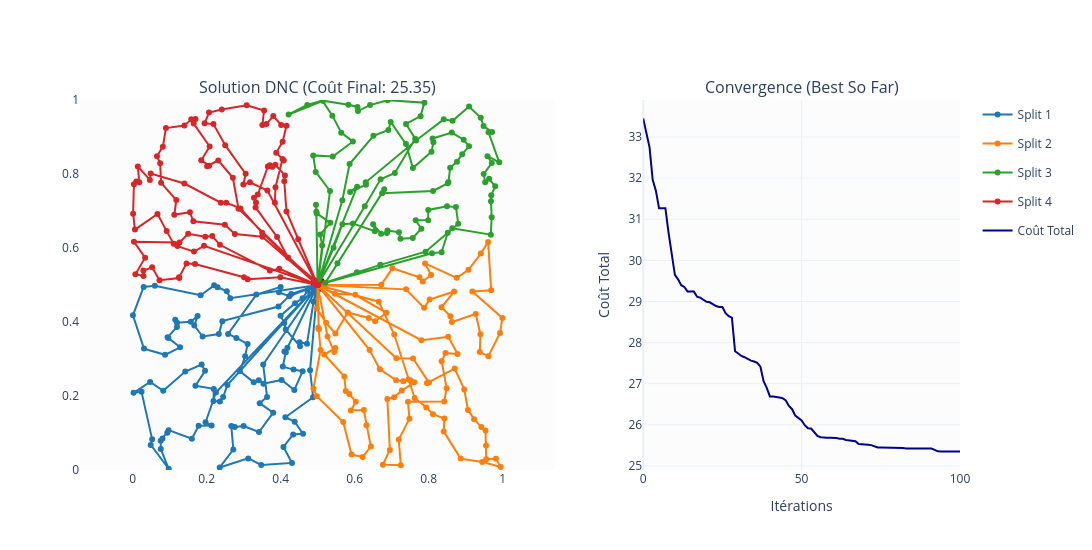
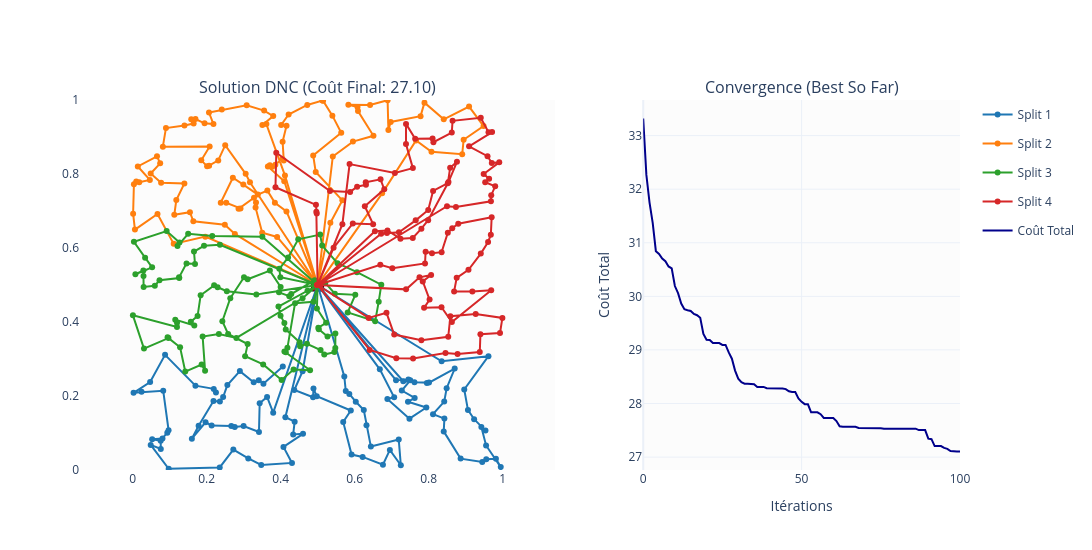

Notebook code cell kept with these figures, in order:
### Code cell
print(f"Lancement de l'inférence (Split en {opts.dnc_n_splits} sous-problèmes)...")
    
# On appelle la méthode solve que nous avons ajoutée à la classe DNC
# T=100 ou 200 itérations de PPO pour raffiner la solution
agent_ppo = PPO(global_problem, opts)
agent_ppo.eval()
agent_ppo.load(opts.load_path)
hgss = HGSSolver(global_problem, time_limit=20)

beam_divider = Divider(global_problem, opts)
agent_dnc_only = DNC(global_problem, opts, beam_divider)
agent_dnc_only.load(opts.load_path)
ppo_total_cost = 0.0
dnc_total_cost = 0.0
dnc_nn_total_cost = 0.0
hgss_total_cost = 0.0

    
out = agent_ppo.rollout(batch=batch,problem=global_problem, T=opts.T_max, val_m=opts.val_m, stall_limit=opts.stall_limit, show_bar=not opts.no_progress_bar, record=True)   # PPO
ppo_res = out[0]
results, rollout_output = agent_dnc_only.solve(batch=batch, T=opts.T_max, val_m=opts.val_m, stall_limit=opts.stall_limit, show_bar=not opts.no_progress_bar)                # DNC avec Divider classique
results_nn, rollout_output_nn = agent.solve(batch=batch, T=opts.T_max, val_m=opts.val_m, stall_limit=opts.stall_limit, show_bar=not opts.no_progress_bar)                   # DNC avec Divider neuronal
hgss_results = np.array(hgss(batch))                                                                                                                                        # HGSS

ppo_total_cost += ppo_res.sum().item()
dnc_total_cost += results['total_cost'].sum().item()
dnc_nn_total_cost += results_nn['total_cost'].sum().item()
hgss_total_cost += np.sum(hgss_results)

dnc_mean_cost = dnc_total_cost / 8
dnc_nn_mean_cost = dnc_nn_total_cost / 8
hgss_mean_cost = hgss_total_cost / 8
ppo_mean_cost = ppo_total_cost / 8
    

# ==========================================
# 5. RÉSULTATS & VISUALISATION
# ==========================================
print(f" Mean cost DNC : {dnc_mean_cost:.4f}")
print(f" Mean cost DNC with NN divider : {dnc_nn_mean_cost:.4f}")
print(f" Mean cost PPO : {ppo_mean_cost:.4f}")
print(f" Mean cost HGSS : {hgss_mean_cost:.4f}")
print(f'Gap : {((dnc_mean_cost - hgss_mean_cost) / hgss_mean_cost) * 100:.2f}%')
# Visualisation
plot_dnc(batch, results, rollout_output, n_splits=opts.dnc_n_splits, idx=0)
plot_dnc(batch, results_nn, rollout_output_nn, n_splits=opts.dnc_n_splits, idx=0)

### Figure 1 — Plotly figure (JSON) as saved in the notebook; plotly's stock layout.template omitted (floating-point values rounded to 4 significant figures; data arrays with more than 128 entries replaced by an {"elided": "..."} marker saying what was removed)
{"data": [{"hoverinfo": "skip", "marker": {"color": "lightgray", "size": 4}, "mode": "markers", "name": "Clients", "showlegend": false, "type": "scatter", "x": {"elided": "599 float values"}, "xaxis": "x", "y": {"elided": "599 float values"}, "yaxis": "y"}, {"hoverinfo": "name", "marker": {"color": "red", "line": {"color": "black", "width": 1}, "size": 12, "symbol": "square"}, "mode": "markers", "name": "Dépôt", "showlegend": false, "type": "scatter", "x": [0.5], "xaxis": "x", "y": [0.5], "yaxis": "y"}, {"connectgaps": false, "hovertemplate": "<b>Split 1</b><br>Client: %{text}<extra></extra>", "legendgroup": "Split 1", "line": {"color": "#1f77b4", "width": 2}, "marker": {"color": "#1f77b4", "size": 6}, "mode": "lines+markers", "name": "Split 1", "text": {"elided": "150 str values"}, "type": "scatter", "x": {"elided": "150 float values"}, "xaxis": "x", "y": {"elided": "150 float values"}, "yaxis": "y"}, {"connectgaps": false, "hovertemplate": "<b>Split 2</b><br>Client: %{text}<extra></extra>", "legendgroup": "Split 2", "line": {"color": "#ff7f0e", "width": 2}, "marker": {"color": "#ff7f0e", "size": 6}, "mode": "lines+markers", "name": "Split 2", "text": {"elided": "150 str values"}, "type": "scatter", "x": {"elided": "150 float values"}, "xaxis": "x", "y": {"elided": "150 float values"}, "yaxis": "y"}, {"connectgaps": false, "hovertemplate": "<b>Split 3</b><br>Client: %{text}<extra></extra>", "legendgroup": "Split 3", "line": {"color": "#2ca02c", "width": 2}, "marker": {"color": "#2ca02c", "size": 6}, "mode": "lines+markers", "name": "Split 3", "text": {"elided": "150 str values"}, "type": "scatter", "x": {"elided": "150 float values"}, "xaxis": "x", "y": {"elided": "150 float values"}, "yaxis": "y"}, {"connectgaps": false, "hovertemplate": "<b>Split 4</b><br>Client: %{text}<extra></extra>", "legendgroup": "Split 4", "line": {"color": "#d62728", "width": 2}, "marker": {"color": "#d62728", "size": 6}, "mode": "lines+markers", "name": "Split 4", "text": {"elided": "150 str values"}, "type": "scatter", "x": {"elided": "150 float values"}, "xaxis": "x", "y": {"elided": "150 float values"}, "yaxis": "y"}, {"line": {"color": "darkblue", "width": 2}, "mode": "lines", "name": "Coût Total", "type": "scatter", "x": [0, 1, 2, 3, 4, 5, 6, 7, 8, 9, 10, 11, 12, 13, 14, 15, 16, 17, 18, 19, 20, 21, 22, 23, 24, 25, 26, 27, 28, 29, 30, 31, 32, 33, 34, 35, 36, 37, 38, 39, 40, 41, 42, 43, 44, 45, 46, 47, 48, 49, 50, 51, 52, 53, 54, 55, 56, 57, 58, 59, 60, 61, 62, 63, 64, 65, 66, 67, 68, 69, 70, 71, 72, 73, 74, 75, 76, 77, 78, 79, 80, 81, 82, 83, 84, 85, 86, 87, 88, 89, 90, 91, 92, 93, 94, 95, 96, 97, 98, 99, 100], "xaxis": "x2", "y": [33.45, 33.13, 32.75, 31.96, 31.69, 31.27, 31.27, 31.27, 30.68, 30.22, 29.65, 29.54, 29.4, 29.35, 29.24, 29.24, 29.24, 29.12, 29.1, 29.04, 28.99, 28.98, 28.93, 28.89, 28.87, 28.87, 28.72, 28.64, 28.61, 27.79, 27.74, 27.67, 27.65, 27.6, 27.56, 27.54, 27.51, 27.41, 27.06, 26.9, 26.69, 26.69, 26.67, 26.66, 26.65, 26.59, 26.46, 26.38, 26.22, 26.18, 26.11, 25.99, 25.92, 25.91, 25.82, 25.73, 25.7, 25.69, 25.69, 25.69, 25.69, 25.68, 25.66, 25.66, 25.63, 25.63, 25.6, 25.6, 25.54, 25.52, 25.52, 25.51, 25.51, 25.47, 25.45, 25.45, 25.45, 25.45, 25.45, 25.45, 25.45, 25.45, 25.44, 25.42, 25.42, 25.42, 25.42, 25.42, 25.42, 25.42, 25.42, 25.42, 25.39, 25.36, 25.35, 25.35, 25.35, 25.35, 25.35, 25.35, 25.35], "yaxis": "y2"}], "layout": {"annotations": [{"font": {"size": 16}, "showarrow": false, "text": "Solution DNC (Coût Final: 25.35)", "x": 0.27, "xanchor": "center", "xref": "paper", "y": 1, "yanchor": "bottom", "yref": "paper"}, {"font": {"size": 16}, "showarrow": false, "text": "Convergence (Best So Far)", "x": 0.82, "xanchor": "center", "xref": "paper", "y": 1, "yanchor": "bottom", "yref": "paper"}], "height": 550, "legend": {"itemclick": "toggleothers", "itemdoubleclick": "toggle"}, "plot_bgcolor": "rgba(245,245,245,0.3)", "width": 1100, "xaxis": {"anchor": "y", "domain": [0, 0.54], "range": [0, 1], "scaleanchor": "y", "scaleratio": 1, "showgrid": false, "zeroline": false}, "xaxis2": {"anchor": "y2", "domain": [0.64, 1], "title": {"text": "Itérations"}}, "yaxis": {"anchor": "x", "domain": [0, 1], "range": [0, 1], "showgrid": false, "zeroline": false}, "yaxis2": {"anchor": "x2", "domain": [0, 1], "title": {"text": "Coût Total"}}}}

### Figure 2 — Plotly figure (JSON) as saved in the notebook; plotly's stock layout.template omitted (floating-point values rounded to 4 significant figures; data arrays with more than 128 entries replaced by an {"elided": "..."} marker saying what was removed)
{"data": [{"hoverinfo": "skip", "marker": {"color": "lightgray", "size": 4}, "mode": "markers", "name": "Clients", "showlegend": false, "type": "scatter", "x": {"elided": "599 float values"}, "xaxis": "x", "y": {"elided": "599 float values"}, "yaxis": "y"}, {"hoverinfo": "name", "marker": {"color": "red", "line": {"color": "black", "width": 1}, "size": 12, "symbol": "square"}, "mode": "markers", "name": "Dépôt", "showlegend": false, "type": "scatter", "x": [0.5], "xaxis": "x", "y": [0.5], "yaxis": "y"}, {"connectgaps": false, "hovertemplate": "<b>Split 1</b><br>Client: %{text}<extra></extra>", "legendgroup": "Split 1", "line": {"color": "#1f77b4", "width": 2}, "marker": {"color": "#1f77b4", "size": 6}, "mode": "lines+markers", "name": "Split 1", "text": {"elided": "150 str values"}, "type": "scatter", "x": {"elided": "150 float values"}, "xaxis": "x", "y": {"elided": "150 float values"}, "yaxis": "y"}, {"connectgaps": false, "hovertemplate": "<b>Split 2</b><br>Client: %{text}<extra></extra>", "legendgroup": "Split 2", "line": {"color": "#ff7f0e", "width": 2}, "marker": {"color": "#ff7f0e", "size": 6}, "mode": "lines+markers", "name": "Split 2", "text": {"elided": "150 str values"}, "type": "scatter", "x": {"elided": "150 float values"}, "xaxis": "x", "y": {"elided": "150 float values"}, "yaxis": "y"}, {"connectgaps": false, "hovertemplate": "<b>Split 3</b><br>Client: %{text}<extra></extra>", "legendgroup": "Split 3", "line": {"color": "#2ca02c", "width": 2}, "marker": {"color": "#2ca02c", "size": 6}, "mode": "lines+markers", "name": "Split 3", "text": {"elided": "150 str values"}, "type": "scatter", "x": {"elided": "150 float values"}, "xaxis": "x", "y": {"elided": "150 float values"}, "yaxis": "y"}, {"connectgaps": false, "hovertemplate": "<b>Split 4</b><br>Client: %{text}<extra></extra>", "legendgroup": "Split 4", "line": {"color": "#d62728", "width": 2}, "marker": {"color": "#d62728", "size": 6}, "mode": "lines+markers", "name": "Split 4", "text": {"elided": "150 str values"}, "type": "scatter", "x": {"elided": "150 float values"}, "xaxis": "x", "y": {"elided": "150 float values"}, "yaxis": "y"}, {"line": {"color": "darkblue", "width": 2}, "mode": "lines", "name": "Coût Total", "type": "scatter", "x": [0, 1, 2, 3, 4, 5, 6, 7, 8, 9, 10, 11, 12, 13, 14, 15, 16, 17, 18, 19, 20, 21, 22, 23, 24, 25, 26, 27, 28, 29, 30, 31, 32, 33, 34, 35, 36, 37, 38, 39, 40, 41, 42, 43, 44, 45, 46, 47, 48, 49, 50, 51, 52, 53, 54, 55, 56, 57, 58, 59, 60, 61, 62, 63, 64, 65, 66, 67, 68, 69, 70, 71, 72, 73, 74, 75, 76, 77, 78, 79, 80, 81, 82, 83, 84, 85, 86, 87, 88, 89, 90, 91, 92, 93, 94, 95, 96, 97, 98, 99, 100], "xaxis": "x2", "y": [33.32, 32.27, 31.75, 31.37, 30.84, 30.79, 30.7, 30.65, 30.56, 30.52, 30.19, 30.06, 29.87, 29.76, 29.74, 29.73, 29.67, 29.65, 29.6, 29.3, 29.19, 29.19, 29.13, 29.13, 29.13, 29.09, 29.09, 28.95, 28.84, 28.61, 28.46, 28.4, 28.37, 28.37, 28.37, 28.36, 28.31, 28.31, 28.31, 28.29, 28.29, 28.29, 28.28, 28.28, 28.28, 28.27, 28.23, 28.21, 28.21, 28.09, 28.03, 27.99, 27.98, 27.83, 27.83, 27.83, 27.8, 27.73, 27.73, 27.73, 27.73, 27.67, 27.57, 27.56, 27.56, 27.56, 27.56, 27.56, 27.54, 27.54, 27.54, 27.54, 27.54, 27.54, 27.54, 27.54, 27.53, 27.53, 27.53, 27.53, 27.53, 27.53, 27.53, 27.53, 27.53, 27.53, 27.53, 27.5, 27.5, 27.5, 27.34, 27.33, 27.2, 27.2, 27.2, 27.17, 27.15, 27.11, 27.1, 27.1, 27.1], "yaxis": "y2"}], "layout": {"annotations": [{"font": {"size": 16}, "showarrow": false, "text": "Solution DNC (Coût Final: 27.10)", "x": 0.27, "xanchor": "center", "xref": "paper", "y": 1, "yanchor": "bottom", "yref": "paper"}, {"font": {"size": 16}, "showarrow": false, "text": "Convergence (Best So Far)", "x": 0.82, "xanchor": "center", "xref": "paper", "y": 1, "yanchor": "bottom", "yref": "paper"}], "height": 550, "legend": {"itemclick": "toggleothers", "itemdoubleclick": "toggle"}, "plot_bgcolor": "rgba(245,245,245,0.3)", "width": 1100, "xaxis": {"anchor": "y", "domain": [0, 0.54], "range": [0, 1], "scaleanchor": "y", "scaleratio": 1, "showgrid": false, "zeroline": false}, "xaxis2": {"anchor": "y2", "domain": [0.64, 1], "title": {"text": "Itérations"}}, "yaxis": {"anchor": "x", "domain": [0, 1], "range": [0, 1], "showgrid": false, "zeroline": false}, "yaxis2": {"anchor": "x2", "domain": [0, 1], "title": {"text": "Coût Total"}}}}
